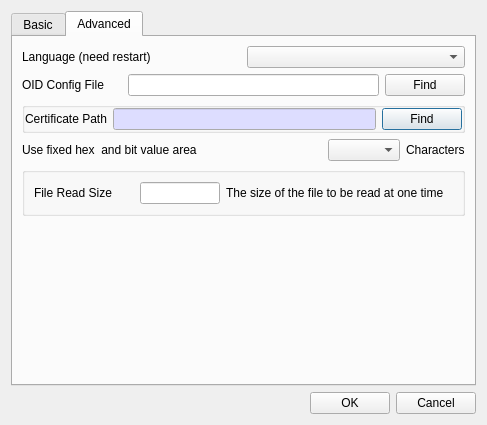
<?xml version="1.0" encoding="UTF-8"?>
<ui version="4.0">
 <class>SettingsDlg</class>
 <widget class="QDialog" name="SettingsDlg">
  <property name="geometry">
   <rect>
    <x>0</x>
    <y>0</y>
    <width>487</width>
    <height>425</height>
   </rect>
  </property>
  <property name="windowTitle">
   <string>Settings</string>
  </property>
  <layout class="QVBoxLayout" name="verticalLayout">
   <item>
    <widget class="QTabWidget" name="mTabWidget">
     <property name="minimumSize">
      <size>
       <width>0</width>
       <height>0</height>
      </size>
     </property>
     <property name="currentIndex">
      <number>1</number>
     </property>
     <property name="elideMode">
      <enum>Qt::ElideNone</enum>
     </property>
     <widget class="QWidget" name="mBasicTab">
      <attribute name="title">
       <string>Basic</string>
      </attribute>
      <layout class="QGridLayout" name="gridLayout_2">
       <item row="0" column="0">
        <layout class="QVBoxLayout" name="verticalLayout_2">
         <item>
          <widget class="QCheckBox" name="mCheckBoxLatestVersion">
           <property name="minimumSize">
            <size>
             <width>0</width>
             <height>0</height>
            </size>
           </property>
           <property name="text">
            <string>Check for updates automatically</string>
           </property>
          </widget>
         </item>
         <item>
          <widget class="QCheckBox" name="mCheckShowPartOnly">
           <property name="text">
            <string>Show selected data only in body</string>
           </property>
          </widget>
         </item>
         <item>
          <widget class="QCheckBox" name="mUseLogTabCheck">
           <property name="text">
            <string>Use log tab at startup</string>
           </property>
          </widget>
         </item>
        </layout>
       </item>
       <item row="3" column="0">
        <spacer name="verticalSpacer">
         <property name="orientation">
          <enum>Qt::Vertical</enum>
         </property>
         <property name="sizeHint" stdset="0">
          <size>
           <width>20</width>
           <height>40</height>
          </size>
         </property>
        </spacer>
       </item>
       <item row="1" column="0">
        <layout class="QGridLayout" name="gridLayout_7">
         <property name="topMargin">
          <number>0</number>
         </property>
         <item row="0" column="0">
          <widget class="QLabel" name="label_6">
           <property name="minimumSize">
            <size>
             <width>100</width>
             <height>0</height>
            </size>
           </property>
           <property name="maximumSize">
            <size>
             <width>100</width>
             <height>16777215</height>
            </size>
           </property>
           <property name="text">
            <string>Font Family</string>
           </property>
          </widget>
         </item>
         <item row="0" column="1">
          <widget class="QComboBox" name="mFontFamilyCombo">
           <property name="sizePolicy">
            <sizepolicy hsizetype="Preferred" vsizetype="Fixed">
             <horstretch>1</horstretch>
             <verstretch>0</verstretch>
            </sizepolicy>
           </property>
          </widget>
         </item>
         <item row="0" column="2">
          <widget class="QLabel" name="label_7">
           <property name="text">
            <string>Need to restart</string>
           </property>
          </widget>
         </item>
        </layout>
       </item>
       <item row="2" column="0">
        <widget class="QGroupBox" name="mDefaultHashGroup">
         <property name="title">
          <string/>
         </property>
         <layout class="QGridLayout" name="gridLayout_5">
          <property name="leftMargin">
           <number>0</number>
          </property>
          <property name="topMargin">
           <number>0</number>
          </property>
          <property name="rightMargin">
           <number>0</number>
          </property>
          <property name="bottomMargin">
           <number>0</number>
          </property>
          <item row="0" column="0">
           <widget class="QLabel" name="label_3">
            <property name="minimumSize">
             <size>
              <width>100</width>
              <height>0</height>
             </size>
            </property>
            <property name="maximumSize">
             <size>
              <width>100</width>
              <height>16777215</height>
             </size>
            </property>
            <property name="text">
             <string>Default Hash</string>
            </property>
           </widget>
          </item>
          <item row="0" column="1">
           <widget class="QComboBox" name="mDefaultHashCombo"/>
          </item>
          <item row="0" column="2">
           <spacer name="horizontalSpacer_2">
            <property name="orientation">
             <enum>Qt::Horizontal</enum>
            </property>
            <property name="sizeHint" stdset="0">
             <size>
              <width>40</width>
              <height>20</height>
             </size>
            </property>
           </spacer>
          </item>
         </layout>
        </widget>
       </item>
      </layout>
     </widget>
     <widget class="QWidget" name="mAdvancedTab">
      <attribute name="title">
       <string>Advanced</string>
      </attribute>
      <layout class="QGridLayout" name="gridLayout">
       <item row="2" column="0">
        <widget class="QGroupBox" name="mCertPathGroup">
         <property name="title">
          <string/>
         </property>
         <layout class="QVBoxLayout" name="verticalLayout_3">
          <property name="leftMargin">
           <number>0</number>
          </property>
          <property name="topMargin">
           <number>0</number>
          </property>
          <property name="rightMargin">
           <number>0</number>
          </property>
          <property name="bottomMargin">
           <number>0</number>
          </property>
          <item>
           <layout class="QGridLayout" name="gridLayout_9">
            <property name="topMargin">
             <number>0</number>
            </property>
            <item row="0" column="0">
             <widget class="QLabel" name="label_11">
              <property name="text">
               <string>Certificate Path</string>
              </property>
             </widget>
            </item>
            <item row="0" column="2">
             <widget class="QPushButton" name="mFindCertPathBtn">
              <property name="text">
               <string>Find</string>
              </property>
             </widget>
            </item>
            <item row="0" column="1">
             <widget class="QLineEdit" name="mCertPathText">
              <property name="palette">
               <palette>
                <active>
                 <colorrole role="Base">
                  <brush brushstyle="SolidPattern">
                   <color alpha="255">
                    <red>221</red>
                    <green>221</green>
                    <blue>255</blue>
                   </color>
                  </brush>
                 </colorrole>
                </active>
                <inactive>
                 <colorrole role="Base">
                  <brush brushstyle="SolidPattern">
                   <color alpha="255">
                    <red>221</red>
                    <green>221</green>
                    <blue>255</blue>
                   </color>
                  </brush>
                 </colorrole>
                </inactive>
                <disabled/>
               </palette>
              </property>
              <property name="readOnly">
               <bool>true</bool>
              </property>
             </widget>
            </item>
           </layout>
          </item>
         </layout>
        </widget>
       </item>
       <item row="5" column="0">
        <spacer name="verticalSpacer_2">
         <property name="orientation">
          <enum>Qt::Vertical</enum>
         </property>
         <property name="sizeHint" stdset="0">
          <size>
           <width>20</width>
           <height>40</height>
          </size>
         </property>
        </spacer>
       </item>
       <item row="0" column="0">
        <layout class="QHBoxLayout" name="horizontalLayout">
         <item>
          <widget class="QLabel" name="label">
           <property name="text">
            <string>Language (need restart)</string>
           </property>
          </widget>
         </item>
         <item>
          <widget class="QComboBox" name="mLangComboBox"/>
         </item>
        </layout>
       </item>
       <item row="1" column="0">
        <layout class="QGridLayout" name="gridLayout_3">
         <property name="topMargin">
          <number>0</number>
         </property>
         <item row="0" column="0">
          <widget class="QLabel" name="label_2">
           <property name="minimumSize">
            <size>
             <width>100</width>
             <height>0</height>
            </size>
           </property>
           <property name="text">
            <string>OID Config File</string>
           </property>
          </widget>
         </item>
         <item row="0" column="1">
          <widget class="QLineEdit" name="mOIDConfigPathText"/>
         </item>
         <item row="0" column="2">
          <widget class="QPushButton" name="mFindOIDConfig">
           <property name="text">
            <string>Find</string>
           </property>
          </widget>
         </item>
        </layout>
       </item>
       <item row="3" column="0">
        <layout class="QGridLayout" name="gridLayout_4">
         <property name="topMargin">
          <number>0</number>
         </property>
         <item row="0" column="2">
          <widget class="QComboBox" name="mHexAreaWidthCombo"/>
         </item>
         <item row="0" column="0">
          <widget class="QLabel" name="label_9">
           <property name="text">
            <string>Use fixed hex  and bit value area</string>
           </property>
          </widget>
         </item>
         <item row="0" column="3">
          <widget class="QLabel" name="label_10">
           <property name="text">
            <string>Characters</string>
           </property>
          </widget>
         </item>
         <item row="0" column="1">
          <spacer name="horizontalSpacer_3">
           <property name="orientation">
            <enum>Qt::Horizontal</enum>
           </property>
           <property name="sizeHint" stdset="0">
            <size>
             <width>40</width>
             <height>20</height>
            </size>
           </property>
          </spacer>
         </item>
        </layout>
       </item>
       <item row="4" column="0">
        <widget class="QGroupBox" name="mFileReadSizeGroup">
         <property name="title">
          <string/>
         </property>
         <layout class="QGridLayout" name="gridLayout_6">
          <item row="0" column="1">
           <widget class="QLineEdit" name="mFileReadSizeText">
            <property name="maximumSize">
             <size>
              <width>80</width>
              <height>16777215</height>
             </size>
            </property>
            <property name="maxLength">
             <number>10</number>
            </property>
           </widget>
          </item>
          <item row="0" column="0">
           <widget class="QLabel" name="label_4">
            <property name="minimumSize">
             <size>
              <width>100</width>
              <height>0</height>
             </size>
            </property>
            <property name="maximumSize">
             <size>
              <width>100</width>
              <height>16777215</height>
             </size>
            </property>
            <property name="text">
             <string>File Read Size</string>
            </property>
           </widget>
          </item>
          <item row="0" column="2">
           <widget class="QLabel" name="label_5">
            <property name="text">
             <string>The size of the file to be read at one time</string>
            </property>
           </widget>
          </item>
         </layout>
        </widget>
       </item>
      </layout>
     </widget>
    </widget>
   </item>
   <item>
    <layout class="QHBoxLayout" name="horizontalLayout_2">
     <property name="topMargin">
      <number>0</number>
     </property>
     <item>
      <spacer name="horizontalSpacer">
       <property name="orientation">
        <enum>Qt::Horizontal</enum>
       </property>
       <property name="sizeHint" stdset="0">
        <size>
         <width>40</width>
         <height>20</height>
        </size>
       </property>
      </spacer>
     </item>
     <item>
      <widget class="QPushButton" name="mOkBtn">
       <property name="text">
        <string>OK</string>
       </property>
      </widget>
     </item>
     <item>
      <widget class="QPushButton" name="mCancelBtn">
       <property name="text">
        <string>Cancel</string>
       </property>
       <property name="autoDefault">
        <bool>false</bool>
       </property>
      </widget>
     </item>
    </layout>
   </item>
  </layout>
 </widget>
 <tabstops>
  <tabstop>mTabWidget</tabstop>
  <tabstop>mCheckBoxLatestVersion</tabstop>
  <tabstop>mCheckShowPartOnly</tabstop>
  <tabstop>mUseLogTabCheck</tabstop>
  <tabstop>mFontFamilyCombo</tabstop>
  <tabstop>mLangComboBox</tabstop>
  <tabstop>mOIDConfigPathText</tabstop>
  <tabstop>mFindOIDConfig</tabstop>
  <tabstop>mOkBtn</tabstop>
  <tabstop>mCancelBtn</tabstop>
 </tabstops>
 <resources/>
 <connections/>
</ui>
